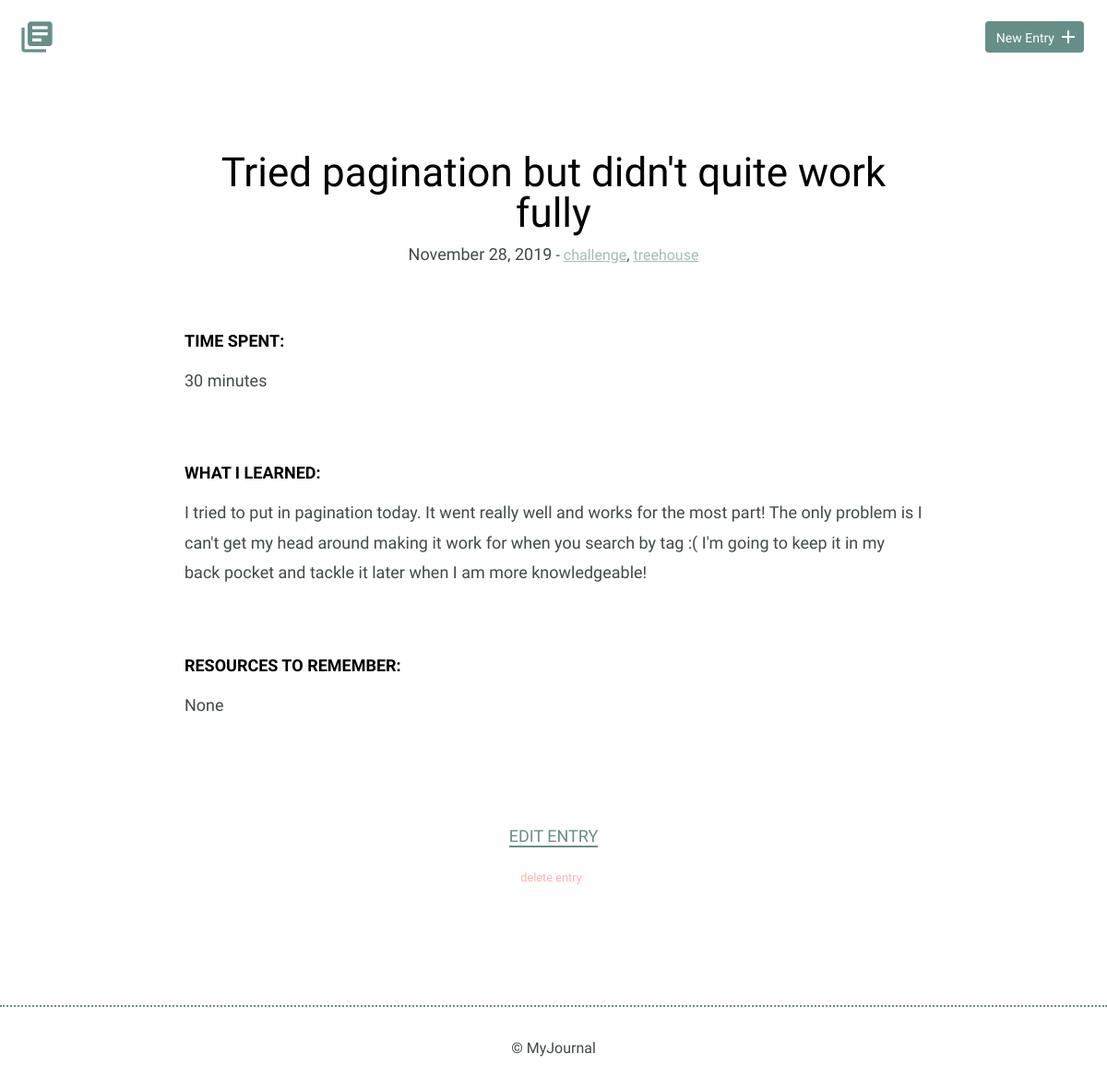
The app's page /detail.php?id=7 with its own data.
### tables this page shows
CREATE TABLE "entries" (
	"id"	INTEGER,
	"title"	TEXT,
	"date"	TEXT,
	"time_spent"	INTEGER,
	"learned"	BLOB,
	"resources"	BLOB,
	"tags"	BLOB,
	PRIMARY KEY("id")
);

### inc/functions.php (called while the page is built, shortened)
<?php
function get_tags($entry){
  $tags = [];
  $raw_tags = $entry['tags'];
  $exploded_tags = explode(',',$raw_tags);
  foreach ($exploded_tags as $exploded_tag){
    $tags[] = trim($exploded_tag);
  }
  return $tags;
}

### detail.php (the view, shortened to what this page needs)
<?php
include('./inc/functions.php');
if (isset($_GET['id'])){
  $id=filter_input(INPUT_GET,'id',FILTER_SANITIZE_NUMBER_INT);
}
try {
  $results = $db->prepare('SELECT * FROM entries WHERE id=?');
  $results->bindParam(1,$id,PDO::PARAM_INT);
  $results->execute();
  $entry = $results->fetch(PDO::FETCH_ASSOC);
} catch (Exception $e){
  echo $e->getMessage();
  die();
}
include('./inc/header.php');
?>
<section>
  <div class="container">
    <div class="entry-list single">
      <article>
        <h1><?= $entry['title']; ?></h1>
        <?php
        $vardate = explode('-',$entry['date']);
        $year = intval($vardate[0]);
        $month = date('F',mktime(0,0,0,intval($vardate[1])));
        $date = intval($vardate[2]);
        ?>
        <time datetime="<?= $entry['date'] ?>"><?= $month; ?> <?= $date ?>, <?= $year; ?></time>
        -
        <span>
          <?php
          $tags = get_tags($entry);
          $tags_output = [];
            foreach($tags as $tag){
              $tags_output[] = "<a href='index.php?tag=$tag'>$tag</a>";
            }
          echo implode(", ",$tags_output);;
          ?>
        </span>
        <div class="entry">
          <h3>Time Spent: </h3>
          <p><?= $entry['time_spent'] ?></p>
        </div>
        <div class="entry">
          <h3>What I Learned:</h3>
          <p><?= $entry['learned'] ?></p>
        </div>
        <div class="entry">
          <h3>Resources to Remember:</h3>
          <p>
          <?php
          if (!empty($entry['resources'])){
            echo $entry['resources'];
          } else {
            echo "None";
          }
          ?>
          </p>
        </div>
      </article>
    </div>
  </div>
  <div class="edit">
    <p><a href="entry.php?id=<?= $id ?>">Edit Entry</a></p>
    <form method="post" onsubmit="return confirm('Do you really want to delete this entry?');">
      <input id="delete-entry" type="submit" value="delete entry" />
    </form>
  </div>
</section>
<?php
include('./inc/footer.php');
?>

### css/site.css (style rules this page uses)
body { font-size: 16px; color: #404a49; font-family: "Cousine", serif; font-weight: 400; }
.container { margin: 0 auto; padding: 0 25px; }
h1, h2, h3 { margin: 0; font-weight: 400; line-height: 1em; color: #000; }
h1 { font-size: 44px; margin-bottom: 12px; text-align: center; }
h3 { font-size: 18px; font-family: "Work Sans", serif; font-weight: 600; text-transform: uppercase; }
p { line-height: 1.8em; font-size: 18px; }
p a { border-bottom: 2px solid #678f89; padding: 0; color: #678f89; text-decoration: none; }
.entry-list, .edit-entry, .new-entry { max-width: 800px; margin: 0 auto; padding: 70px 0 150px 0; }
.entry-list { display: flex; flex-direction: column; }
.entry-list article { margin-bottom: 70px; text-align: center; }
.entry-list article:last-child { margin-bottom: 0; }
.entry-list article span a { color: #678f89; opacity: 0.6; }
.entry-list.single { padding-bottom: 70px; }
.entry-list.single time { font-size: 18px; }
.entry { max-width: 800px; margin: 75px auto 0 auto; text-align: left; }
.entry p { margin-bottom: 40px; }
.edit { padding-bottom: 80px; text-align: center; margin: 0 auto; font-size: 18px; }
.edit p { margin: 0; }
.edit p a { font-weight: 400; text-transform: uppercase; }
.edit form #delete-entry { background: none; border: 0; margin-top: 20px; font-size: 0.8rem; color: red; opacity: 0.3; }
form { margin-bottom: 50px; }
input[type=submit] { margin-right: 5px; }

### records on screen
entries: title "Tried pagination but didn't quite work fully", date "November", date "28", date "2019", time_spent "30 minutes", learned "I tried to put in pagination today. It went really well and works for the most part! The only problem is I can't get my head around making it work for when you search by tag :( I'm going to keep it in my back pocket and tackle it later when I am more knowledgeable!"

### other values on screen
$tag "challenge treehouse"
implode(", ",$tags_output) ","
